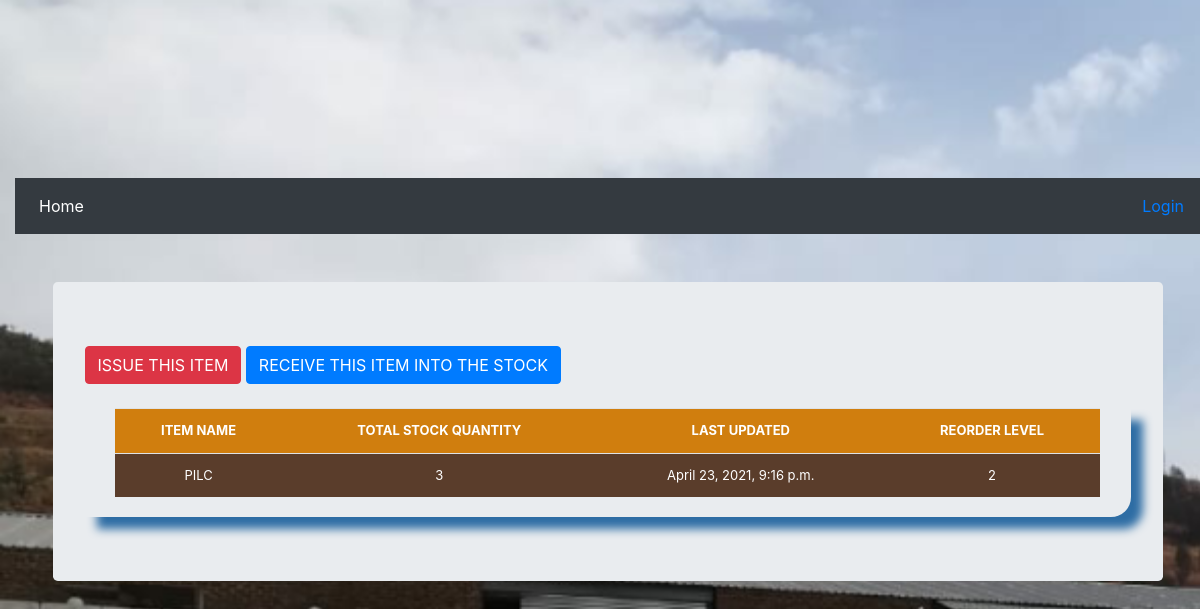
/list_history/stock_detail/3/, run on the app's committed database.
### store/models.py (models this page shows, shortened)
class Stock(models.Model):
    category = models.ForeignKey(
        Category, on_delete=models.CASCADE)
    item_name = models.CharField(
        max_length=100, blank=True, null=True)
    received_new_stock_quantity = models.IntegerField(
        default='0', blank=True, null=True)
    new_stock_received_by = models.CharField(
        max_length=100, blank=True, null=True)
    received_quantity = models.IntegerField(default='0', blank=True, null=True)
    total_stock_quantity = models.IntegerField(
        default='0', blank=True, null=True)
    issued_quantity = models.IntegerField(default='0', blank=True, null=True)
    issued_by = models.CharField(max_length=100, blank=True, null=True)
    issued_to = models.CharField(max_length=100, blank=True, null=True)
    created_by = models.CharField(max_length=100, blank=True, null=True)
    reorder_level = models.IntegerField(default='0', blank=True, null=True)
    date_created = models.DateTimeField(auto_now_add=True, auto_now=False)
    last_updated = models.DateTimeField(auto_now_add=False, auto_now=True)
    date_issued = models.DateTimeField(auto_now_add=False, auto_now=True)
    date_returned = models.DateTimeField(auto_now_add=False, auto_now=True)
    stock_received_date = models.DateTimeField(
        auto_now_add=False, auto_now=True)
    sizes_ferrules = models.CharField(max_length=100, choices=ferrules)
    sizes_lugs = models.CharField(max_length=100, choices=lugs)
    sizes_others = models.CharField(max_length=100, choices=sizes_words)
    returned = models.BooleanField(default=False)
    condition_returned = models.TextField(blank=True)

### store/views.py (the view)
# urls.py: path('stock_detail/<str:pk>/', include('store.urls')),
def stock_detail(request, pk):
    queryset = Stock.objects.get(id=pk)
    context = {
        "queryset": queryset
    }
    return render(request, "stock_detail.html", context)

### templates/stock_detail.html (shortened to what this page needs)
{% extends 'base.html' %}
{% load static  %}
{% load crispy_forms_tags %}
{% block content %}
    <main role="main" class="container">
    <div class = "jumbotron">
    <a href="{% url 'issue_items' queryset.id %}"><div class='btn btn-danger'>ISSUE THIS ITEM</div></a>
     <a href="{% url 'receive_items' queryset.id %}"><div class='btn btn-primary'>RECEIVE THIS ITEM INTO THE STOCK</div></a>
        <br><br>
     <div class="display_table">
          <table class='table'>
              <tr>
                <th>ITEM NAME</th>
                <th>TOTAL STOCK QUANTITY</th>
                <th>LAST UPDATED</th>
                <th>REORDER LEVEL</th>
                </tr>
                <tr>
                  <td>{{queryset.item_name}}</td>
                  <td>{{queryset.total_stock_quantity}}</td>
                  <td>{{queryset.last_updated}}</td>
                  <td>{{queryset.reorder_level}}</td>
                  </tr>
          </table>
        </div>
    </div>
    </main>
  {% endblock %}

### static/css/main.css (style rules this page uses)
.table { font-size: 13px; text-align: center; width: 95%; margin: auto; text-align: center; }
.table tr:nth-child(odd) { background: #B8CAE4 }
.table tr:nth-child(even) { background: #DAA520 }
th { background-color: #FF4500; color: white; }

### templates/base.html (style rules this page uses)
body { margin-left: 15px; margin-top: 10px; padding-top: 4.5rem; min-height: 75rem; background-image: url("static/images/bakkies.png"); background-repeat: no-repeat; background-size: cover; background-clip: border-box; }
.table { font-size: 13px; text-align: center; width: 95%; margin: auto; text-align: center; }
.table tr:nth-child(odd) { background: #ffecb4; }
.table tr:nth-child(even) { background: #5a3d2b; color: white; }
th { background-color: #d07e0e; color: white; }
.display_table { border-bottom-right-radius: 20px; padding-left: 5px; padding-right: 5px; padding-bottom: 20px; box-shadow: 12px 12px 10px #2e6da4; }

### data on the page
Stock: item_name "PILC", total_stock_quantity "3", last_updated "April 23, 2021, 9:16 p.m.", reorder_level "2"
